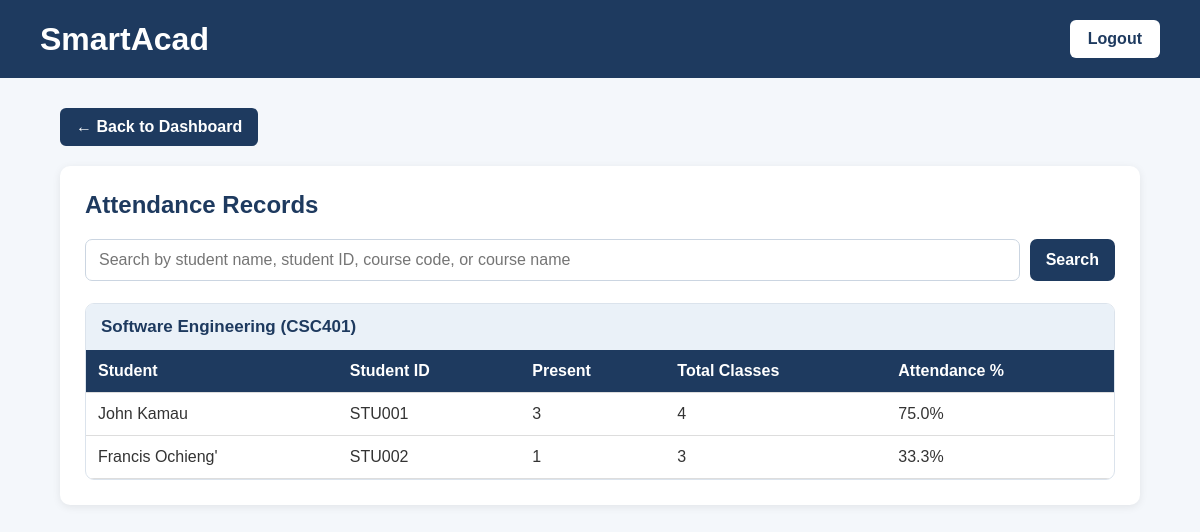
The page /admin-dashboard/attendance/ (signed in) on the database its author committed.
### core/models.py (models this page shows, shortened)
class Course(models.Model):
    lecturer = models.ForeignKey(
        Lecturer,
        on_delete=models.CASCADE
    )
    program = models.ForeignKey(
        Program,
        on_delete=models.PROTECT,
        null=True,
        blank=True,
        related_name="courses",
    )
    course_code = models.CharField(max_length=20, unique=True)
    course_name = models.CharField(max_length=100)
    credits = models.DecimalField(
        max_digits=5,
        decimal_places=2,
        default=Decimal("3.00"),
        validators=[MinValueValidator(Decimal("0.01"))],
    )

class Attendance(models.Model):
    student = models.ForeignKey(
        Student,
        on_delete=models.CASCADE
    )
    course_code = models.CharField(max_length=20)
    date = models.DateField()
    status = models.CharField(
        max_length=10,
        choices=[
            ("Present", "Present"),
            ("Absent", "Absent"),
        ]
    )
    class Meta:
        constraints = [
            models.UniqueConstraint(
                fields=["student", "course_code", "date"],
                name="unique_student_course_date"
            )
        ]

class Student(models.Model):
    user = models.OneToOneField(
        User,
        on_delete=models.CASCADE,
        null=True,
        blank=True
    )
    program = models.ForeignKey(
        Program,
        on_delete=models.PROTECT,
        null=True,
        blank=True,
        related_name="students",
    )
    student_id = models.CharField(max_length=20, unique=True)
    full_name = models.CharField(max_length=100)
    email = models.EmailField(unique=True)
    programme = models.CharField(max_length=100)
    year_of_study = models.PositiveIntegerField()
    gpa = models.DecimalField(
        max_digits=3,
        decimal_places=2,
        default=Decimal("0.00"),
    )

### core/views.py (the view, shortened to what this page needs)
@login_required
def academic_admin_attendance(request):
    if not request.user.groups.filter(
        name="Academic Admin"
    ).exists():
        return redirect_user_by_role(request.user)
    search_query = request.GET.get("search", "").strip()
    attendance_list = Attendance.objects.select_related("student")
    course_groups = {}
    course_names = dict(
        Course.objects.filter(
            course_code__in=attendance_list.values("course_code").distinct()
        ).values_list("course_code", "course_name")
    )
    for record in attendance_list.order_by(
        "course_code",
        "student__student_id",
    ):
        group = course_groups.setdefault(
            record.course_code,
            {
                "course_code": record.course_code,
                "course_name": course_names.get(
                    record.course_code,
                    record.course_code,
                ),
                "students": {},
            },
        )
        student_summary = group["students"].setdefault(
            record.student_id,
            {
                "student": record.student,
                "present": 0,
                "total_classes": 0,
            },
        )
        student_summary["total_classes"] += 1
        if record.status == "Present":
            student_summary["present"] += 1
    for group in course_groups.values():
        summaries = list(group["students"].values())
        for summary in summaries:
            summary["attendance_percentage"] = (
                summary["present"] / summary["total_classes"] * 100
            )
        group["students"] = summaries
    paginator = Paginator(list(course_groups.values()), 10)
    attendance_courses = paginator.get_page(
        request.GET.get("page")
    )
    return render(
        request,
        "academic_admin_attendance.html",
        {
            "attendance_courses": attendance_courses,
            "search_query": search_query,
        },
    )

### core/templates/academic_admin_attendance.html (shortened to what this page needs)
<!DOCTYPE html>
<html lang="en">
<head>
</head>
<body>
    <div class="header">
        <h1>
            SmartAcad
        </h1>
        <a
            href="{% url 'logout' %}"
            class="logout"
        >
            Logout
        </a>
    </div>
    <div class="container">
        <a
            href="{% url 'academic_admin_dashboard' %}"
            class="back-button"
        >
            ← Back to Dashboard
        </a>
        <div class="section">
            <h2>
                Attendance Records
            </h2>
            <form class="search-form" method="get">
                <input
                    class="search-input"
                    type="search"
                    name="search"
                    value="{{ search_query }}"
                    placeholder="Search by student name, student ID, course code, or course name"
                    aria-label="Search attendance by student or course"
                >
                <button class="search-button" type="submit">Search</button>
            </form>
            {% if attendance_courses %}
                {% for course in attendance_courses %}
                    <div class="course-group">
                        <h3 class="course-title">
                            {{ course.course_name }} ({{ course.course_code }})
                        </h3>
                        <table>
                            <thead>
                                <tr>
                                    <th>Student</th>
                                    <th>Student ID</th>
                                    <th>Present</th>
                                    <th>Total Classes</th>
                                    <th>Attendance %</th>
                                </tr>
                            </thead>
                            <tbody>
                                {% for summary in course.students %}
                                    <tr>
                                        <td>{{ summary.student.full_name }}</td>
                                        <td>{{ summary.student.student_id }}</td>
                                        <td>{{ summary.present }}</td>
                                        <td>{{ summary.total_classes }}</td>
                                        <td>{{ summary.attendance_percentage|floatformat:1 }}%</td>
                                    </tr>
                                {% endfor %}
                            </tbody>
                        </table>
                    </div>
                {% endfor %}
            {% else %}
                <p>
                    No attendance records match your search.
                </p>
            {% endif %}
        </div>
    </div>
</body>
</html>

### core/templates/academic_admin_attendance.html (style rules this page uses)
* { box-sizing: border-box; }
body { margin: 0; font-family: Arial, sans-serif; background-color: #f4f7fb; color: #333; }
.header { background-color: #1e3a5f; color: white; padding: 20px 40px; display: flex; justify-content: space-between; align-items: center; }
.header h1 { margin: 0; }
.logout { background-color: white; color: #1e3a5f; text-decoration: none; padding: 10px 18px; border-radius: 6px; font-weight: bold; }
.container { width: 90%; max-width: 1250px; margin: 30px auto; }
.back-button { display: inline-block; margin-bottom: 20px; background-color: #1e3a5f; color: white; text-decoration: none; padding: 10px 16px; border-radius: 6px; font-weight: bold; }
.section { background-color: white; padding: 25px; border-radius: 10px; box-shadow: 0 2px 8px rgba(0,0,0,0.08); overflow-x: auto; }
.section h2 { margin-top: 0; color: #1e3a5f; }
.search-form { display: flex; gap: 10px; margin-bottom: 22px; }
.search-input { flex: 1; min-width: 0; padding: 11px 13px; border: 1px solid #cbd5e1; border-radius: 7px; font: inherit; }
.search-button, .clear-search { display: inline-block; padding: 10px 16px; border: 0; border-radius: 7px; background: #1e3a5f; color: white; font: inherit; font-weight: bold; text-decoration: none; cursor: pointer; }
.course-group { margin-top: 22px; overflow: hidden; border: 1px solid #dbe3ec; border-radius: 9px; }
.course-title { margin: 0; padding: 13px 15px; background: #eaf1f8; color: #1e3a5f; font-size: 17px; }
table { width: 100%; border-collapse: collapse; }
th, td { padding: 12px; border-bottom: 1px solid #ddd; text-align: left; }
th { background-color: #1e3a5f; color: white; }

### rows shown on the page
Course: course_name "Software Engineering", course_code "CSC401"
Student: student.full_name "John Kamau", student.student_id "STU001", present "3", total_classes "4", attendance_percentage "75.0"
Student: student.full_name "Francis Ochieng'", student.student_id "STU002", present "1", total_classes "3", attendance_percentage "33.3"
